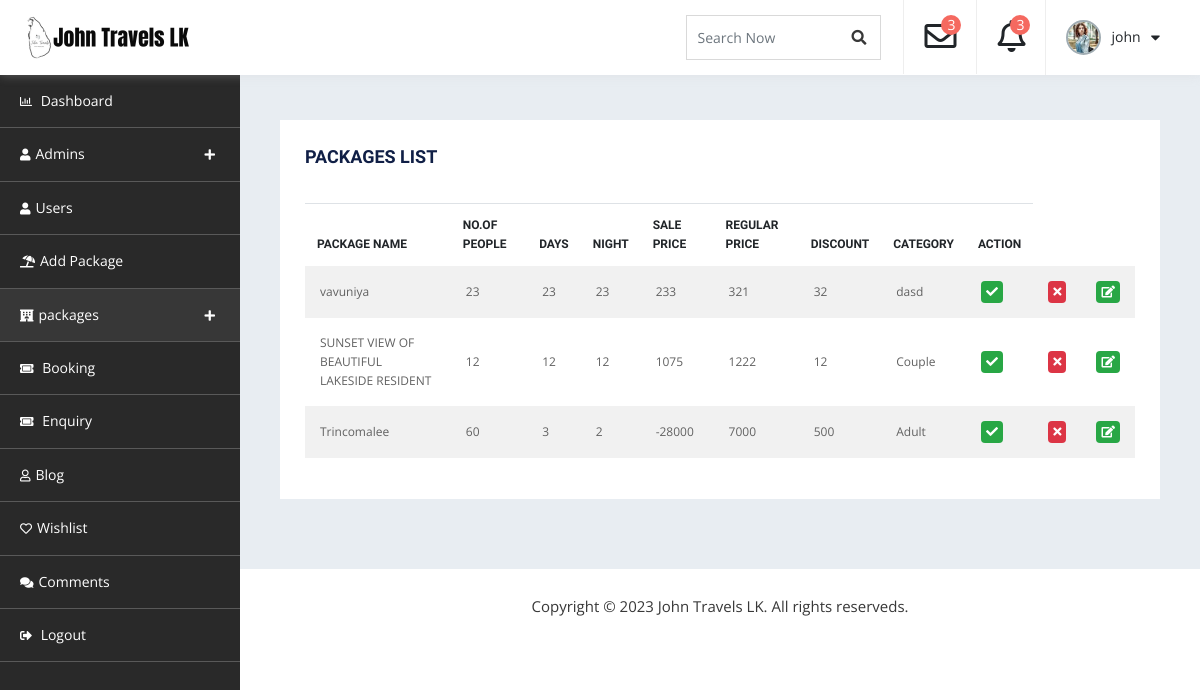
/admin_dashboard/A-package-view.php (signed in), run on an earlier commit of the app's database.
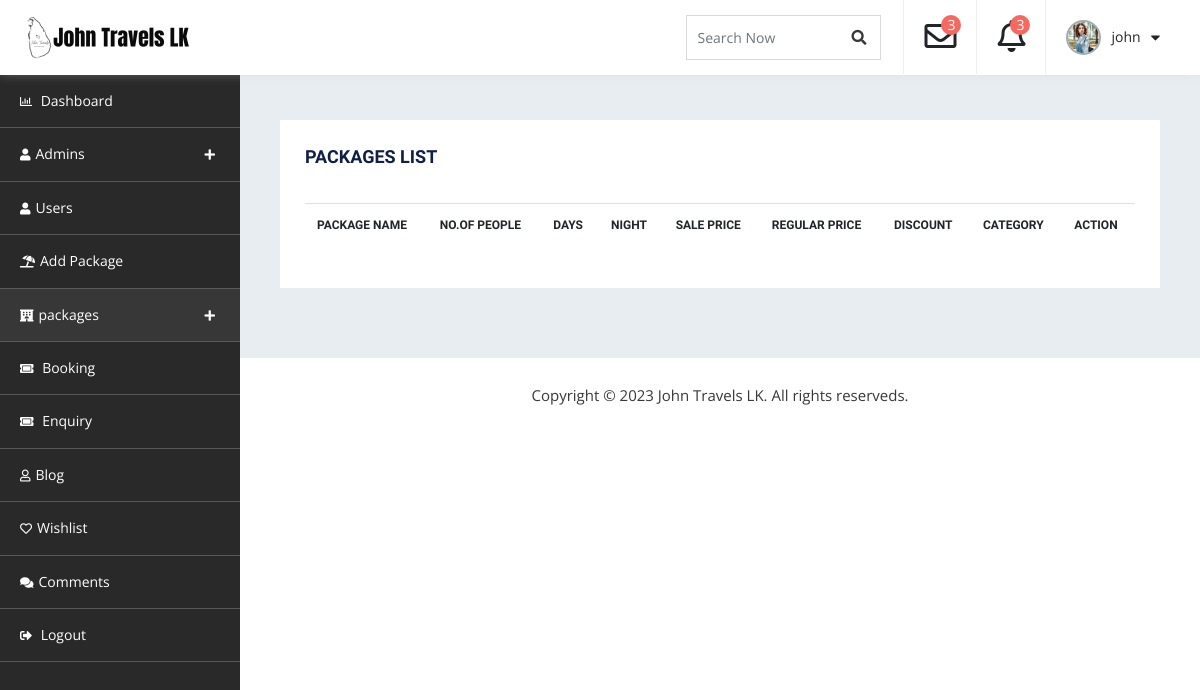
And on a later commit of the database.
### tables this page shows
CREATE TABLE `package` (
  `Pack_Id` int(11) NOT NULL,
  `Pack_title` varchar(255) NOT NULL,
  `Pack_img` varchar(256) NOT NULL,
  `Description` varchar(255) NOT NULL,
  `Location` varchar(256) NOT NULL,
  `Place_one` varchar(256) NOT NULL,
  `Place_two` varchar(256) NOT NULL,
  `Place_three` varchar(256) NOT NULL,
  `Place_four` varchar(256) NOT NULL,
  `Group_size` int(11) NOT NULL,
  `Days` int(11) NOT NULL,
  `Night` int(11) NOT NULL,
  `Sale_price` int(11) NOT NULL,
  `Reqular_price` int(11) NOT NULL,
  `Discount` int(11) NOT NULL,
  `Category` varchar(255) NOT NULL,
  `Map` varchar(255) NOT NULL,
  `Api_key` varchar(255) NOT NULL,
  `Popular` varchar(255) NOT NULL,
  `Status` varchar(255) NOT NULL DEFAULT 'pending',
  `Trip_date` date NOT NULL,
  `Wish` varchar(255) NOT NULL
);

### admin_dashboard/A-package-view.php (the view, shortened to what the changed rows need)
<!doctype html>
<html lang="en">
   <head>
      <link rel="stylesheet" href="assets/css/bootstrap.min.css" media="all">
      <link rel="stylesheet" type="text/css" href="assets/css/all.min.css">
      <link rel="stylesheet" type="text/css" href="style.css">
</head>
<body>
    <div id="container-wrapper">
        <div id="dashboard" class="dashboard-container">
            <div class="dashboard-header sticky-header">
                <div class="content-left  logo-section pull-left">
                    <h1><a href="../index.php"><img src="assets/images/logo.png" alt=""></a></h1>
                </div>
            </div>
            <div class="db-info-wrap db-package-wrap">
                <div class="dashboard-box table-opp-color-box">
                    <br>
                    <div class="table-responsive">
                        <table class="table">
                            <thead>
                                <tr>
                                    <th>Package Name</th>
                                    <th>No.of people</th>
                                    <th>Days</th>
                                    <th>Night</th>
                                    <th>Sale Price</th>
                                    <th>Regular Price</th>
                                    <th>Discount</th>
                                    <th>Category</th>
                                    <th>Action</th>
                                </tr>
                            </thead>
                            <?php
                            include "db-connection.php";
                            $result = mysqli_query($conn,"SELECT * FROM package");
                            ?>
                            <tbody>
                                <?php
                            while($row = $result->fetch_assoc()) {
                                ?>
                                <tr>
                                <?php
									echo'<td>'.$row["Pack_title"].'</td>';
                                    echo'<td>'.$row["Group_size"].'</td>';
									echo'<td>'.$row["Days"].'</td>';
									echo'<td>'.$row["Night"].'</td>';
									echo'<td>'.$row["Sale_price"].'</td>';
                                    echo'<td>'.$row["Reqular_price"].'</td>';
									echo'<td>'.$row["Discount"].'</td>';
									echo'<td>'.$row["Category"].'</td>';
                                    ?>
                                    <td><a href ="A-pack-active.php ?Pack_Id=<?php  echo $row["Pack_Id"]; ?> "><span class="badge badge-success"><i class="fa fa-check"></i></span></a></td>
                                    <td><a href ="A-pack-expired.php ?Pack_Id=<?php  echo $row["Pack_Id"]; ?> "><span class="badge badge-danger"><i class="fa fa-times"></i></span></a></td>
                                    <td><a href ="db-edit-package.php ?Pack_Id=<?php  echo $row["Pack_Id"]; ?> "><span class="badge badge-success"><i class="fa fa-edit"></i></span></a></td>
                                </tr>
                                <?php
                            }
                                ?>
                            </tbody>
                        </table>
                    </div>
                </div>
            </div>
        </div>
    </div>
</body>
</html>

What changed in the data, as far as the page shows it:
removed package: Pack_title "vavuniya", Group_size "23", Days "23", Night "23", Sale_price "233", Reqular_price "321", Discount "32", Category "dasd"
removed package: Pack_title "SUNSET VIEW OF BEAUTIFUL LAKESIDE RESIDENT", Group_size "12", Days "12", Night "12", Sale_price "1075", Reqular_price "1222", Discount "12", Category "Couple"
removed package: Pack_title "Trincomalee", Group_size "60", Days "3", Night "2", Sale_price "-28000", Reqular_price "7000", Discount "500", Category "Adult"
